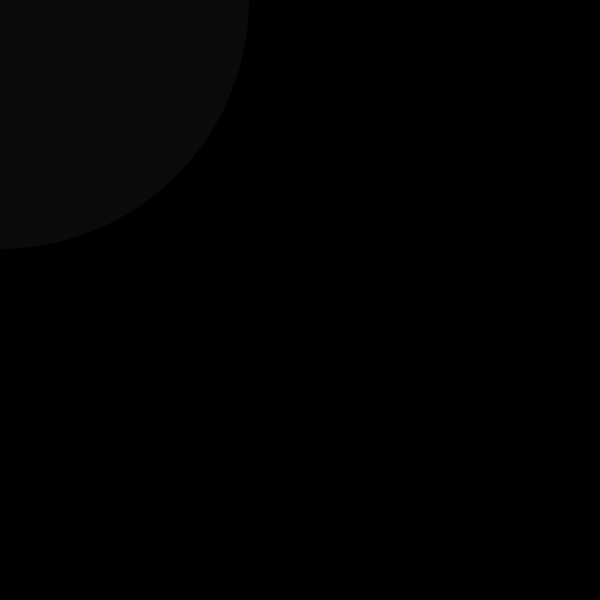
Frame 1 (no input)
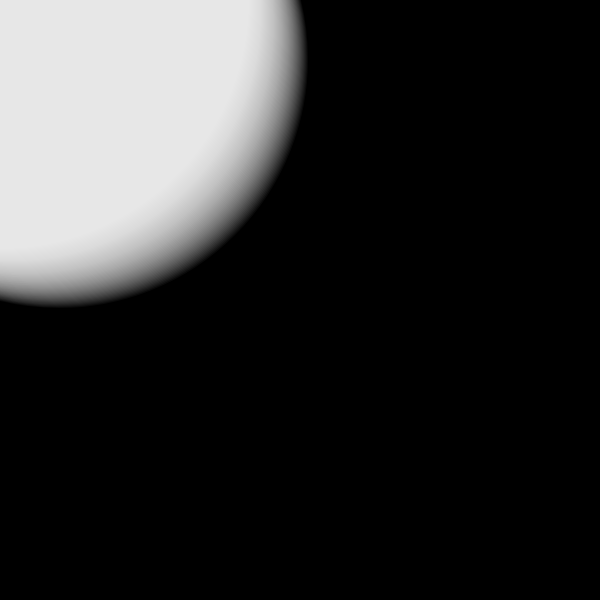
Frame 60 (no input)
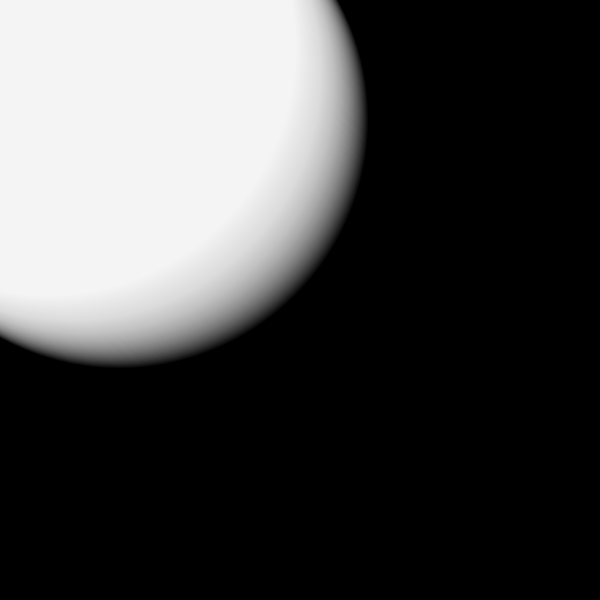
Frame 120 (the mouse pressed at the canvas centre since frame 60)

The p5.js sketch that drew these frames (run headless with seeded random() and noise() and a simulated clock; from frame 60 on, the mouse is pressed at the canvas centre):

// p5.js sketch
// ── sketch.js
var posx = 0;
var posy = 0;
var es = 500;

function setup() {
	createCanvas(600, 600);
	background(0);
}

function draw() {
	fill(255, 10);
	strokeWeight(2);
	ellipse(posx, posy, es, es);
	if (posx < 600 - es/2) {
		posx++;
		posy++;
	}
}
